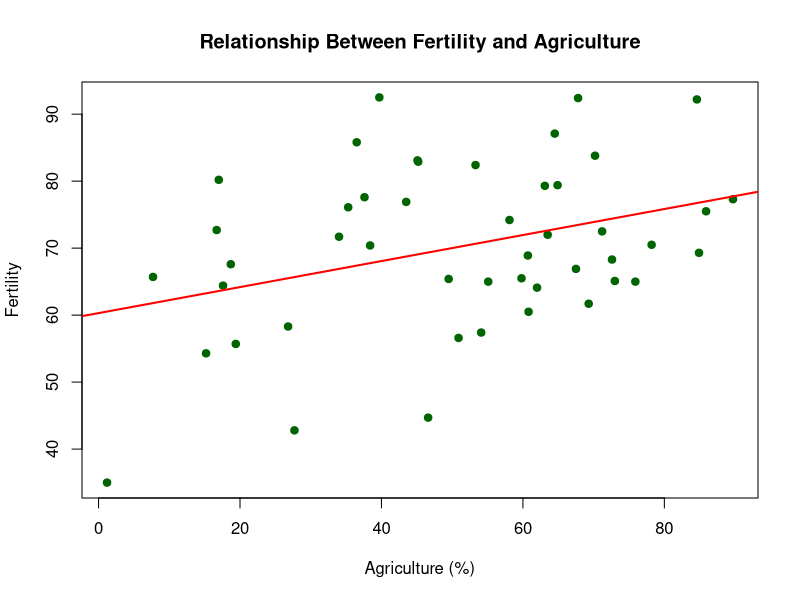
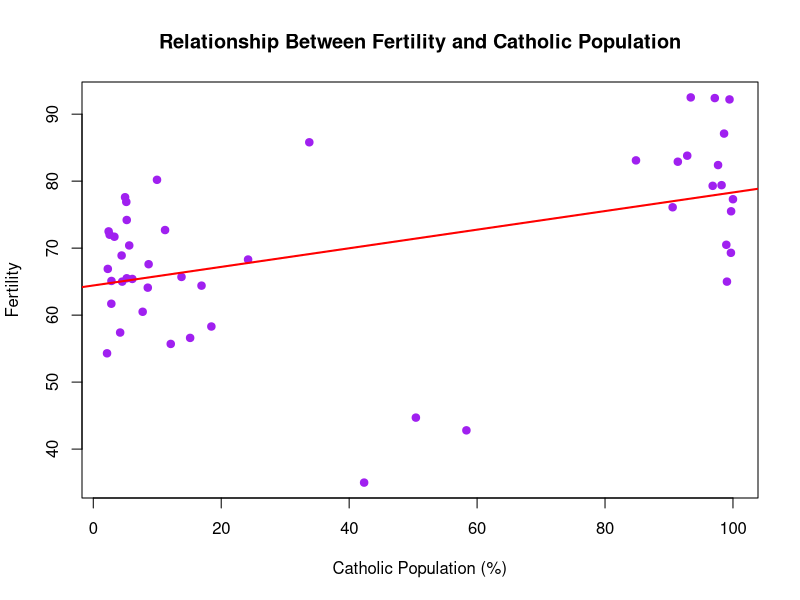
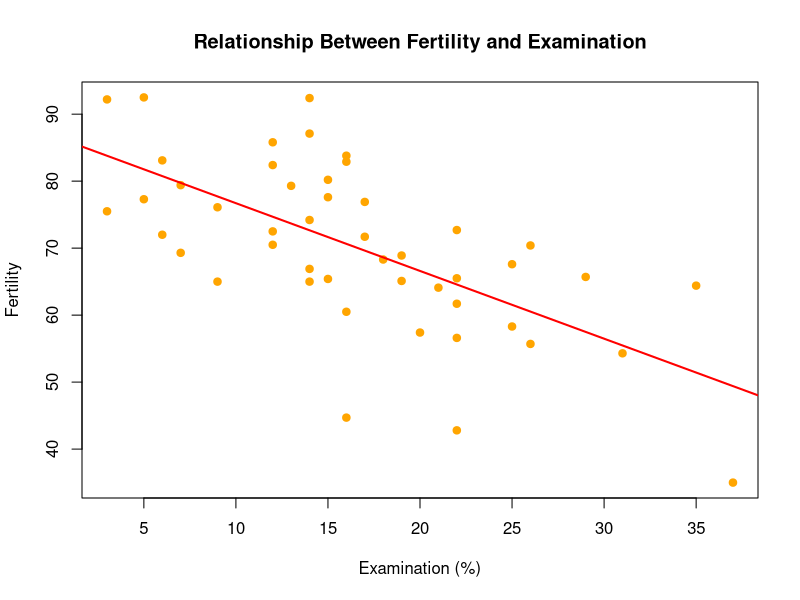
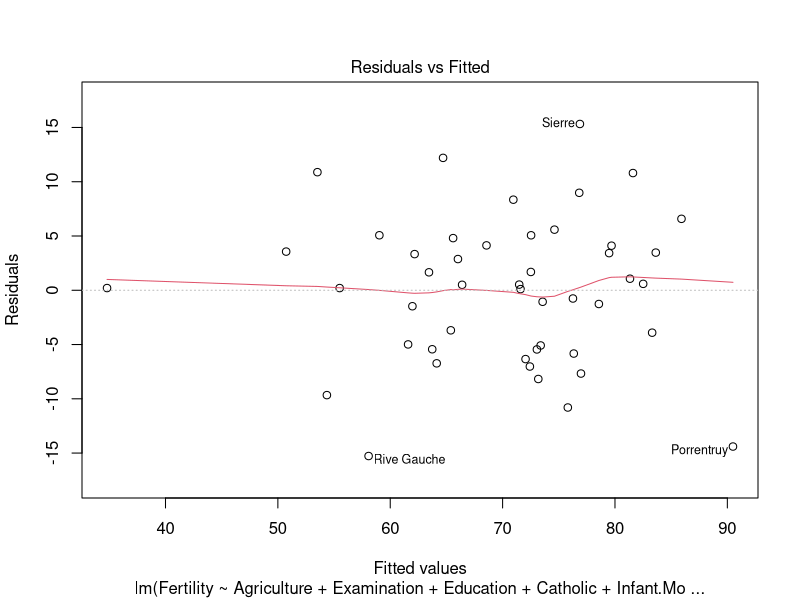
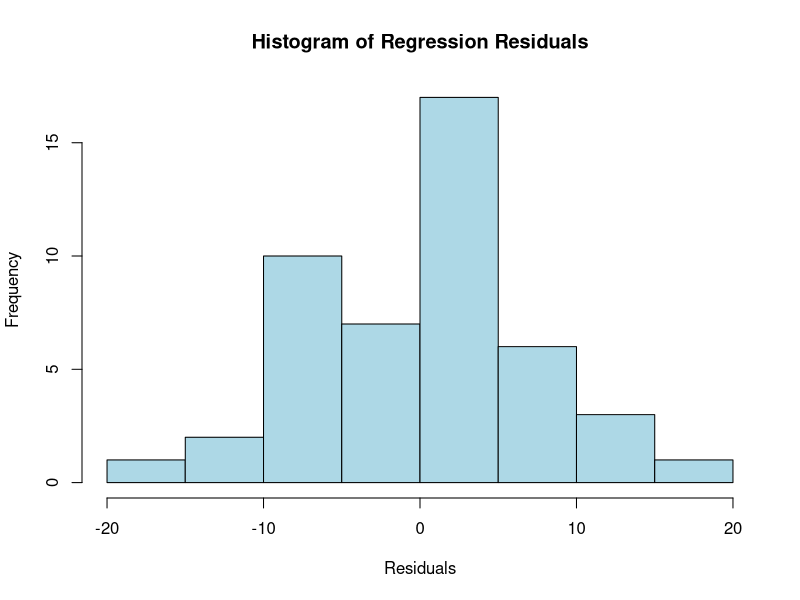
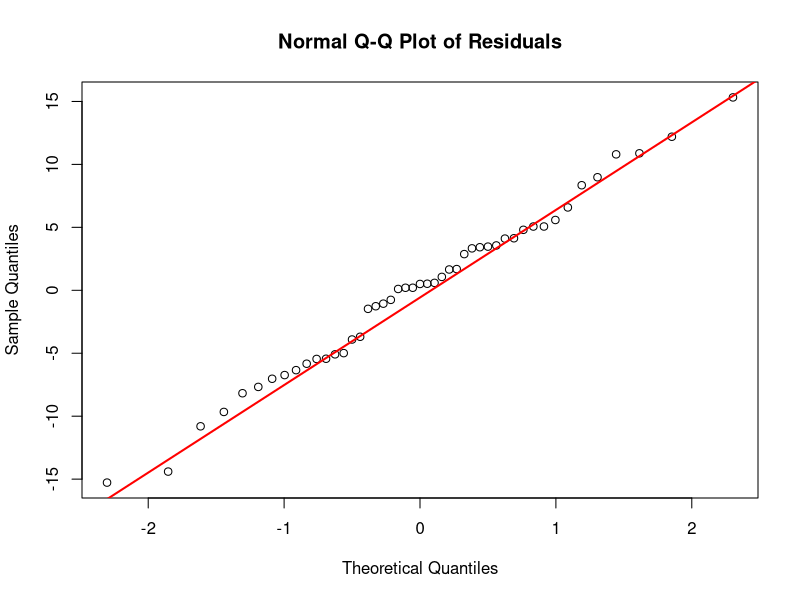
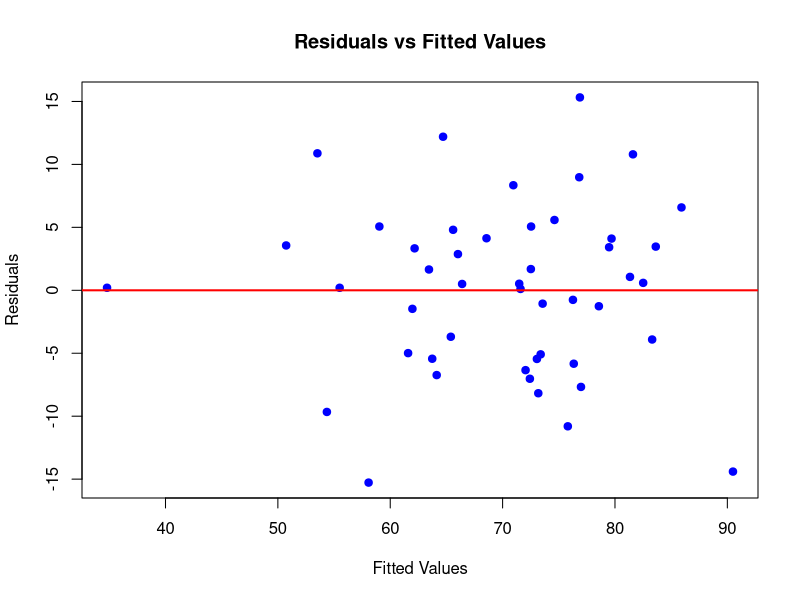
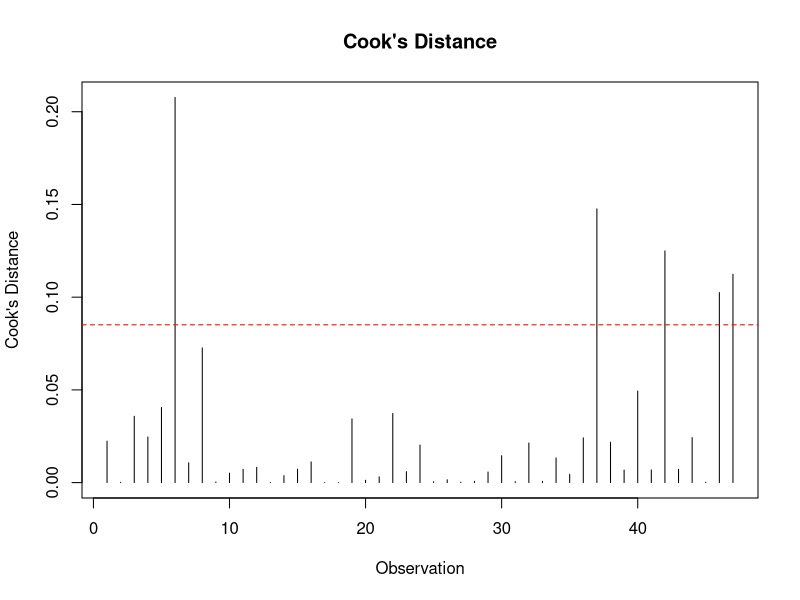

Recreate these plots in R, in order.
## ---- chunk 1
# Load the Swiss dataset
data(swiss)

# Display the first few records
head(swiss)
## ---- chunk 2
# Check the structure of the dataset
str(swiss)

# Find the number of observations and variables
dim(swiss)

# Display all variable names
colnames(swiss)
## ---- chunk 3
# Check missing values in each variable
colSums(is.na(swiss))

# Count all missing values
sum(is.na(swiss))
## ---- chunk 4
# Summary statistics
summary(swiss)

# Calculate means
sapply(swiss, mean)

# Calculate standard deviations
sapply(swiss, sd)
## ---- chunk 5
# Calculate relationships among all variables
correlation_results <- cor(swiss)

# Display the correlation values
round(correlation_results, 2)
## ---- chunk 6
# Examine the relationship between fertility and agriculture
plot(swiss$Agriculture, swiss$Fertility,
     main = "Relationship Between Fertility and Agriculture",
     xlab = "Agriculture (%)",
     ylab = "Fertility",
     pch = 19,
     col = "darkgreen")

# Add a regression line
abline(lm(Fertility ~ Agriculture, data = swiss),
       col = "red", lwd = 2)
## ---- chunk 7
# Examine the relationship between fertility and Catholic population
plot(swiss$Catholic, swiss$Fertility,
     main = "Relationship Between Fertility and Catholic Population",
     xlab = "Catholic Population (%)",
     ylab = "Fertility",
     pch = 19,
     col = "purple")

# Add a regression line
abline(lm(Fertility ~ Catholic, data = swiss),
       col = "red", lwd = 2)
## ---- chunk 8
# Examine the relationship between fertility and examination
plot(swiss$Examination, swiss$Fertility,
     main = "Relationship Between Fertility and Examination",
     xlab = "Examination (%)",
     ylab = "Fertility",
     pch = 19,
     col = "orange")

# Add a regression line
abline(lm(Fertility ~ Examination, data = swiss),
       col = "red", lwd = 2)
## ---- chunk 9
# Fit multiple linear regression model
model <- lm(Fertility ~ Agriculture +
              Examination +
              Education +
              Catholic +
              Infant.Mortality,
            data = swiss)

# Display regression results
summary(model)
## ---- chunk 10
# Extract regression coefficients
coef(model)
## ---- chunk 11
# Extract coefficient estimates and statistical tests
coefficients_table <- as.data.frame(
  summary(model)$coefficients
)

# Rename columns
colnames(coefficients_table) <- c(
  "Estimate",
  "Standard Error",
  "t value",
  "p value"
)

knitr::kable(
  round(coefficients_table, 4),
  caption = "Multiple Linear Regression Coefficients"
)
## ---- chunk 12
# Extract p-values
p_values <- summary(model)$coefficients[, 4]

# Display significance interpretation
for (variable in names(p_values)) {

  if (p_values[variable] < 0.05) {
    cat(variable,
        ": Statistically significant (p-value < 0.05)\n")
  } else {
    cat(variable,
        ": Not statistically significant (p-value >= 0.05)\n")
  }
}
## ---- chunk 13
# Display model R-squared
summary(model)$r.squared

# Display adjusted R-squared
summary(model)$adj.r.squared

# Display residual standard error
summary(model)$sigma

# Display F-statistic
summary(model)$fstatistic
## ---- chunk 14
# Extract F-statistic and p-value
model_f <- summary(model)$fstatistic

f_value <- unname(model_f[1])
f_p_value <- pf(
  f_value,
  model_f[2],
  model_f[3],
  lower.tail = FALSE
)

cat("F-statistic:", f_value, "\n")
cat("Overall model p-value:", f_p_value, "\n")

if (f_p_value < 0.05) {
  cat("Conclusion: Reject the null hypothesis.\n")
  cat("The regression model is statistically significant.\n")
} else {
  cat("Conclusion: Fail to reject the null hypothesis.\n")
  cat("The regression model is not statistically significant at 5%.\n")
}
## ---- chunk 15
plot(model, which = 1)
## ---- chunk 16
# Calculate model residuals
residuals_model <- residuals(model)

# Histogram
hist(residuals_model,
     main = "Histogram of Regression Residuals",
     xlab = "Residuals",
     col = "lightblue",
     border = "black")
## ---- chunk 17
# Normal Q-Q plot
qqnorm(residuals_model,
       main = "Normal Q-Q Plot of Residuals")

qqline(residuals_model,
       col = "red",
       lwd = 2)
## ---- chunk 18
# Perform Shapiro-Wilk test
shapiro_result <- shapiro.test(residuals_model)

shapiro_result
## ---- chunk 19
# Interpret the test
if (shapiro_result$p.value > 0.05) {
  cat("Fail to reject H0: There is insufficient evidence of non-normality.\n")
} else {
  cat("Reject H0: There is evidence that residuals are not normally distributed.\n")
}
## ---- chunk 20
# Residuals versus fitted values
plot(fitted(model),
     residuals_model,
     main = "Residuals vs Fitted Values",
     xlab = "Fitted Values",
     ylab = "Residuals",
     pch = 19,
     col = "blue")

abline(h = 0, col = "red", lwd = 2)
## ---- chunk 21
# Breusch-Pagan test using an auxiliary regression
bp_auxiliary <- lm(
  I(residuals_model^2) ~ Agriculture +
    Examination +
    Education +
    Catholic +
    Infant.Mortality,
  data = swiss
)

# Calculate the test statistic
bp_statistic <- nrow(swiss) *
  summary(bp_auxiliary)$r.squared

# Calculate p-value using chi-square distribution
bp_p_value <- pchisq(
  bp_statistic,
  df = 5,
  lower.tail = FALSE
)

cat("Breusch-Pagan LM statistic:", bp_statistic, "\n")
cat("Breusch-Pagan p-value:", bp_p_value, "\n")

if (bp_p_value > 0.05) {
  cat("Fail to reject H0: No significant evidence of heteroscedasticity.\n")
} else {
  cat("Reject H0: Evidence of heteroscedasticity exists.\n")
}
## ---- chunk 22
# Independent variables
predictors <- swiss[, c(
  "Agriculture",
  "Examination",
  "Education",
  "Catholic",
  "Infant.Mortality"
)]

# Function to calculate VIF without an additional package
calculate_vif <- function(data) {

  vif_values <- numeric(ncol(data))

  names(vif_values) <- names(data)

  for (i in seq_along(data)) {

    other_variables <- data[, -i, drop = FALSE]

    auxiliary_model <- lm(
      data[[i]] ~ .,
      data = other_variables
    )

    r_squared <- summary(auxiliary_model)$r.squared

    vif_values[i] <- 1 / (1 - r_squared)
  }

  return(vif_values)
}

# Calculate VIF values
vif_results <- calculate_vif(predictors)

vif_results
## ---- chunk 23
# Calculate Cook's distance
cooks_distance <- cooks.distance(model)

# Plot Cook's distance
plot(cooks_distance,
     type = "h",
     main = "Cook's Distance",
     xlab = "Observation",
     ylab = "Cook's Distance")

# Reference threshold
abline(h = 4 / nrow(swiss),
       col = "red",
       lty = 2)
## ---- chunk 24
# Identify observations above the reference threshold
influential_points <- which(
  cooks_distance > 4 / nrow(swiss)
)

influential_points

# Display potentially influential observations
swiss[influential_points, ]
## ---- chunk 25
# Display four standard regression diagnostic plots
par(mfrow = c(2, 2))

plot(model, which = 1)
plot(model, which = 2)
plot(model, which = 3)
plot(model, which = 4)

# Restore the plotting layout
par(mfrow = c(1, 1))
## ---- chunk 26
# Create a new observation using the mean of each predictor
new_data <- data.frame(
  Agriculture = mean(swiss$Agriculture),
  Examination = mean(swiss$Examination),
  Education = mean(swiss$Education),
  Catholic = mean(swiss$Catholic),
  Infant.Mortality = mean(swiss$Infant.Mortality)
)

# Predict fertility
predicted_fertility <- predict(
  model,
  newdata = new_data,
  interval = "prediction"
)

predicted_fertility
